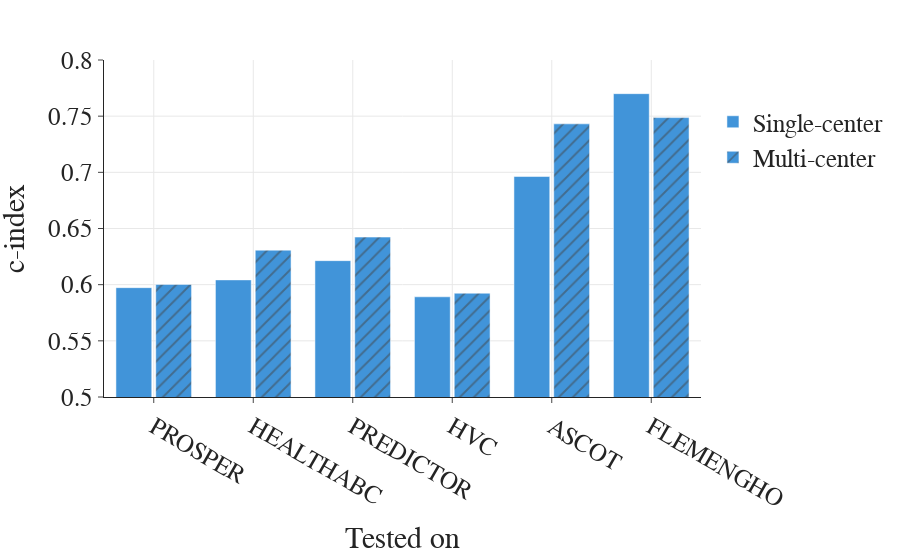
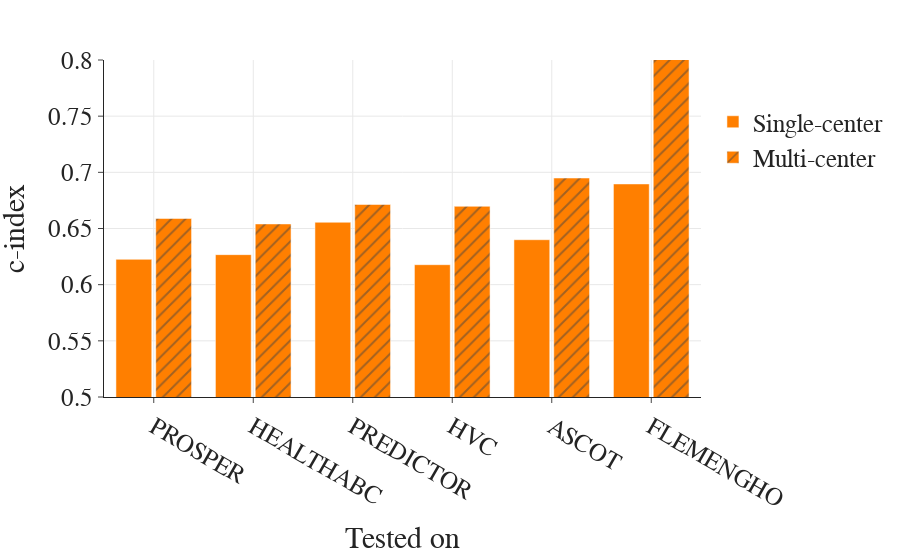

Source (notebook cell) for these figures, in order:
### Code cell
from hcve_lib.visualisation import setup_plotly_style

labels = {
    "mean": "c-index",
    'test_cohort': 'Tested on'
}
lco_lm_comparison_coxnet = lco_lm_comparison[lco_lm_comparison['method_name'] == 'coxnet']

fig = px.bar(
    lco_lm_comparison_coxnet,
    x='test_cohort',
    y='mean',
    barmode='group',
    range_y=[0.5, 0.8],
    labels=labels,
    pattern_shape='splits',
)
fig.update_traces(marker_color='#4194D9')
setup_plotly_style(fig)
fig.write_image('./output/coxnet_lm_lco.svg')
fig.show()

lco_lm_comparison_gb = lco_lm_comparison[lco_lm_comparison['method_name'] == 'gb']

fig = px.bar(
    lco_lm_comparison_gb,
    x='test_cohort',
    y='mean',
    color_continuous_scale='color',
    barmode='group',
    range_y=[0.5, 0.8],
    pattern_shape='splits',
    labels=labels,
)
fig.update_traces(marker_color='#FF7F00')
setup_plotly_style(fig)
fig.write_image('./output/gb_lm_lco.svg')
fig.show()

### Figure 1 — Plotly figure (JSON) as saved in the notebook; plotly's stock layout.template omitted (floating-point values rounded to 4 significant figures)
{"data": [{"alignmentgroup": "True", "hovertemplate": "splits=Single-center<br>Tested on=%{x}<br>c-index=%{y}<extra></extra>", "legendgroup": "Single-center", "marker": {"color": "#4194D9", "pattern": {"shape": ""}}, "name": "Single-center", "offsetgroup": "Single-center", "orientation": "v", "showlegend": true, "textposition": "auto", "type": "bar", "x": ["PROSPER", "HEALTHABC", "PREDICTOR", "HVC", "ASCOT", "FLEMENGHO"], "xaxis": "x", "y": [0.5973, 0.6043, 0.6214, 0.5892, 0.6963, 0.77], "yaxis": "y"}, {"alignmentgroup": "True", "hovertemplate": "splits=Multi-center<br>Tested on=%{x}<br>c-index=%{y}<extra></extra>", "legendgroup": "Multi-center", "marker": {"color": "#4194D9", "pattern": {"shape": "/"}}, "name": "Multi-center", "offsetgroup": "Multi-center", "orientation": "v", "showlegend": true, "textposition": "auto", "type": "bar", "x": ["ASCOT", "FLEMENGHO", "HEALTHABC", "HVC", "PREDICTOR", "PROSPER"], "xaxis": "x", "y": [0.7431, 0.7487, 0.6307, 0.5924, 0.6423, 0.6003], "yaxis": "y"}], "layout": {"bargroupgap": 0.1, "barmode": "group", "font": {"family": "Calibri", "size": 25}, "legend": {"title": {"font": {"color": "rgba(0,0,0,0)"}, "text": "splits"}, "tracegroupgap": 0}, "margin": {"t": 60}, "xaxis": {"anchor": "y", "domain": [0, 1], "showgrid": true, "title": {"text": "Tested on"}}, "yaxis": {"anchor": "x", "domain": [0, 1], "range": [0.5, 0.8], "showgrid": true, "title": {"text": "c-index"}}}}

### Figure 2 — Plotly figure (JSON) as saved in the notebook; plotly's stock layout.template omitted (floating-point values rounded to 4 significant figures)
{"data": [{"alignmentgroup": "True", "hovertemplate": "splits=Single-center<br>Tested on=%{x}<br>c-index=%{y}<extra></extra>", "legendgroup": "Single-center", "marker": {"color": "#FF7F00", "pattern": {"shape": ""}}, "name": "Single-center", "offsetgroup": "Single-center", "orientation": "v", "showlegend": true, "textposition": "auto", "type": "bar", "x": ["PROSPER", "HEALTHABC", "PREDICTOR", "HVC", "ASCOT", "FLEMENGHO"], "xaxis": "x", "y": [0.6226, 0.6267, 0.6556, 0.6178, 0.64, 0.6897], "yaxis": "y"}, {"alignmentgroup": "True", "hovertemplate": "splits=Multi-center<br>Tested on=%{x}<br>c-index=%{y}<extra></extra>", "legendgroup": "Multi-center", "marker": {"color": "#FF7F00", "pattern": {"shape": "/"}}, "name": "Multi-center", "offsetgroup": "Multi-center", "orientation": "v", "showlegend": true, "textposition": "auto", "type": "bar", "x": ["ASCOT", "FLEMENGHO", "HEALTHABC", "HVC", "PREDICTOR", "PROSPER"], "xaxis": "x", "y": [0.6949, 0.8074, 0.654, 0.6698, 0.6714, 0.6589], "yaxis": "y"}], "layout": {"bargroupgap": 0.1, "barmode": "group", "font": {"family": "Calibri", "size": 25}, "legend": {"title": {"font": {"color": "rgba(0,0,0,0)"}, "text": "splits"}, "tracegroupgap": 0}, "margin": {"t": 60}, "xaxis": {"anchor": "y", "domain": [0, 1], "showgrid": true, "title": {"text": "Tested on"}}, "yaxis": {"anchor": "x", "domain": [0, 1], "range": [0.5, 0.8], "showgrid": true, "title": {"text": "c-index"}}}}
